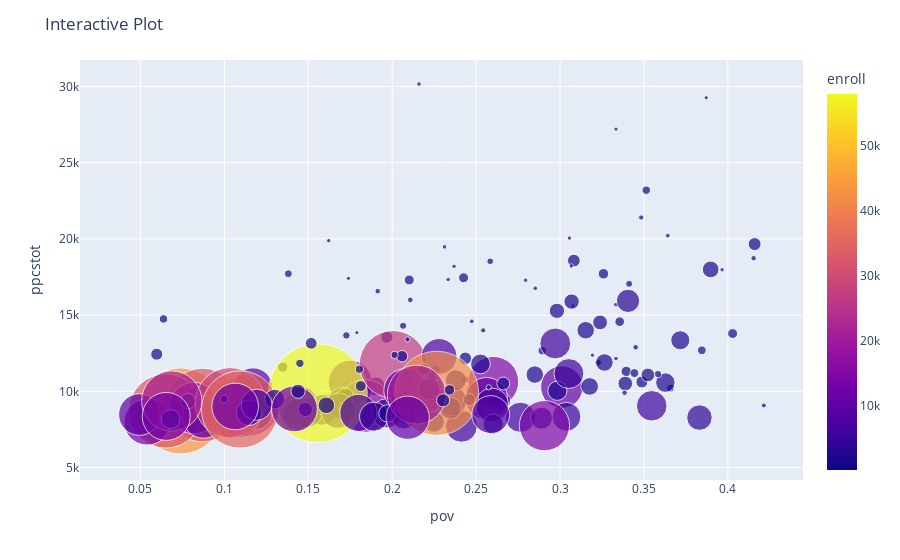

Notebook code cell kept with this figure:
### Markdown cell above
### Bubble Plot

### Code cell
#We begin by importing plotly.express as px
import plotly.express as px

# Lets create a condition to filter our data once again
df_bubplot = df[(df["stabbr"] == "AZ") & (df['year'] == 2021)]

# Create an interactive scatter plot
fig = px.scatter(df_bubplot,
                 x="pov",
                 y="ppcstot",
                 size="enroll",
                 size_max=70,
                 color="enroll",                  # Both the color and size of the bubblues will reference the total enrollment of each district
                 hover_name="district")


# Customize and show the plot
fig.update_layout(title='Interactive Plot')
fig.show()

### Figure 1 — Plotly figure (JSON) as saved in the notebook; plotly's stock layout.template omitted (floating-point values rounded to 4 significant figures; data arrays with more than 128 entries replaced by an {"elided": "..."} marker saying what was removed)
{"data": [{"hovertemplate": "<b>%{hovertext}</b><br><br>pov=%{x}<br>ppcstot=%{y}<br>enroll=%{marker.color}<extra></extra>", "hovertext": {"elided": "179 str values"}, "legendgroup": "", "marker": {"color": {"elided": "179 int values"}, "coloraxis": "coloraxis", "size": {"elided": "179 int values"}, "sizemode": "area", "sizeref": 11.83, "symbol": "circle"}, "mode": "markers", "name": "", "orientation": "v", "showlegend": false, "type": "scatter", "x": {"elided": "179 float values"}, "xaxis": "x", "y": {"elided": "179 int values"}, "yaxis": "y"}], "layout": {"coloraxis": {"colorbar": {"title": {"text": "enroll"}}, "colorscale": [[0, "#0d0887"], [0.1111, "#46039f"], [0.2222, "#7201a8"], [0.3333, "#9c179e"], [0.4444, "#bd3786"], [0.5556, "#d8576b"], [0.6667, "#ed7953"], [0.7778, "#fb9f3a"], [0.8889, "#fdca26"], [1, "#f0f921"]]}, "legend": {"itemsizing": "constant", "tracegroupgap": 0}, "margin": {"t": 60}, "title": {"text": "Interactive Plot"}, "xaxis": {"anchor": "y", "domain": [0, 1], "title": {"text": "pov"}}, "yaxis": {"anchor": "x", "domain": [0, 1], "title": {"text": "ppcstot"}}}}
